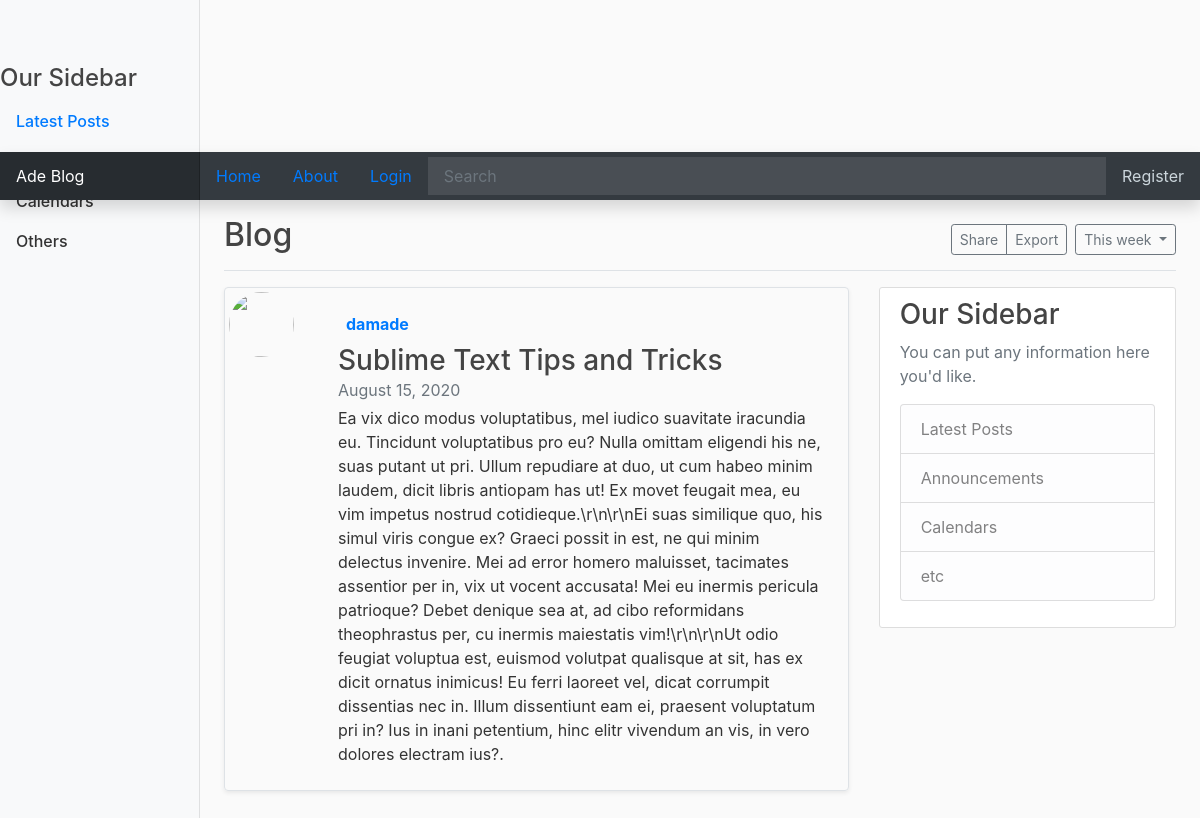
The page /post/13/ on the database its author committed.
### blog/models.py (models this page shows, shortened)
class Post(models.Model):
    title = models.CharField(max_length=100)
    content = models.TextField()
    date_posted = models.DateTimeField(default=timezone.now)
    author = models.ForeignKey(User, on_delete=models.CASCADE)

### blog/views.py (the view)
# urls.py: path('post/<int:pk>/', PostDetailView.as_view(), name='post-detail'),
class PostDetailView(DetailView):
    model = Post

### blog/templates/blog/post_detail.html (shortened to what this page needs)
{% extends "blog/base.html" %}
{% block content %}
<div class="row no-gutters border rounded overflow-hidden flex-md-row mb-4 shadow-sm h-md-250 position-relative">
    <div class="col-auto d-none d-lg-block mx-1 my-1">
        <img class="rounded-circle article-img" src="{{object.author.profile.image.url}}">
    </div>
    <div class="col p-4 d-flex flex-column position-static">
        <strong class="d-inline-block mb-2 text-primary">
            <a class="mx-2" href="{% url 'user-posts' object.author.username %}">{{ post.author }}</a>
        </strong>
        <h3 class="mb-0 article-title">{{ object.title }}</h3>
        <div class="mb-1 text-muted">{{ object.date_posted|date:"F d, Y" }}
        </div>
        <p class="card-text mb-auto article-content">{{ object.content }}.</p>
    </div>
</div>
{% endblock content %}

### blog/templates/blog/base.html (shortened to what this page needs)
<!DOCTYPE html>
{% load static %}
<html>
<head>
    <link rel="stylesheet" href="https://stackpath.bootstrapcdn.com/bootstrap/4.5.2/css/bootstrap.min.css"
>
    <link rel="stylesheet" type="text/css" href="{% static 'blog/main.css' %}">
</head>
<body>
{% if user.is_authenticated %}
<header class="site-header">
    <nav class="navbar navbar-dark sticky-top bg-dark flex-md-nowrap p-0 shadow">
        <a class="navbar-brand col-md-3 col-lg-2 mr-0 px-3" href="{% url 'blog-home' %}">Ade Blog</a>
        <a class=" nav-item nav-link" href="{% url 'blog-home' %}">Home <span class="sr-only">(current)</span></a>
        <a class="nav-item nav-link" href="{% url 'blog-about' %}">About</a>
        <a class="nav-link nav-item" href="{% url 'profile' %}">Profile</a>
        <button class="navbar-toggler position-absolute d-md-none collapsed" type="button" data-toggle="collapse"
                data-target="#sidebarMenu" aria-controls="sidebarMenu" aria-expanded="false"
                aria-label="Toggle navigation">
            <span class="navbar-toggler-icon"></span>
        </button>
        <input class="form-control form-control-dark w-100" type="text" placeholder="Search" aria-label="Search">
        <ul class="navbar-nav px-3">
            <li class="nav-item text-nowrap">
                <a class=" nav-item nav-link" href="{% url 'logout' %}">Logout</a>
            </li>
        </ul>
    </nav>
</header>
{% else %}
<header class="site-header">
    <nav class="navbar navbar-dark sticky-top bg-dark flex-md-nowrap p-0 shadow">
        <a class="navbar-brand col-md-3 col-lg-2 mr-0 px-3" href="{% url 'blog-home' %}">Ade Blog</a>
        <a class=" nav-item nav-link" href="{% url 'blog-home' %}">Home <span class="sr-only">(current)</span></a>
        <a class="nav-item nav-link" href="{% url 'blog-about' %}">About</a>
        <a class="nav-link nav-item" href="{% url 'login' %}">Login</a>
        <input class="form-control form-control-dark w-100" type="text" placeholder="Search" aria-label="Search">
        <ul class="navbar-nav px-3">
            <li class="nav-item text-nowrap">
                <a class=" nav-item nav-link" href="{% url 'register' %}">Register</a>
            </li>
        </ul>
    </nav>
</header>
{% endif %}
<div class="container-fluid">
    <div class="row">
        <nav id="sidebarMenu" class="col-md-3 col-lg-2 d-md-block bg-light sidebar collapse">
            <div class="sidebar-sticky pt-3">
                <h4>Our Sidebar</h4>
                <ul class="nav flex-column">
                    <li class="nav-item">
                        <a class="nav-link active" href="#">
                            Latest Posts <span class="sr-only">(current)</span>
                        </a>
                    </li>
                    <li class="nav-item">
                        <a class="nav-link" href="#">
                        </a>
                    </li>
                    <li class="nav-item">
                        <a class="nav-link" href="#">
                            Calendars
                        </a>
                    </li>
                    <li class="nav-item">
                        <a class="nav-link" href="#">
                            Others
                        </a>
                    </li>
                </ul>
            </div>
        </nav>
        <main role="main" class="col-md-9 ml-sm-auto col-lg-10 px-md-4">
            {% if user.is_authenticated %}
            <div class="d-flex justify-content-between flex-wrap flex-md-nowrap align-items-center pt-3 pb-2 mb-3 border-bottom">
                <h1 class="h2">Blog, Welcome {{ user.username.capitalize }}</h1>
                <div class="btn-toolbar mb-2 mb-md-0">
                    <div class="btn-group mr-2">
                        <button type="button" class="btn btn-sm btn-outline-secondary">Share</button>
                        <button type="button" class="btn btn-sm btn-outline-secondary">Export</button>
                    </div>
                    <button type="button" class="btn btn-sm btn-outline-secondary dropdown-toggle">
                        <span data-feather="calendar"></span>
                        This week
                    </button>
                </div>
            </div>
            {% else %}
            <div class="d-flex justify-content-between flex-wrap flex-md-nowrap align-items-center pt-3 pb-2 mb-3 border-bottom">
                <h1 class="h2">Blog</h1>
                <div class="btn-toolbar mb-2 mb-md-0">
                    <div class="btn-group mr-2">
                        <button type="button" class="btn btn-sm btn-outline-secondary">Share</button>
                        <button type="button" class="btn btn-sm btn-outline-secondary">Export</button>
                    </div>
                    <button type="button" class="btn btn-sm btn-outline-secondary dropdown-toggle">
                        This week
                    </button>
                </div>
            </div>
            {% endif %}
            <div class="row">
                <div class="col-md-8">
                    {% block content %}{% endblock %}
                </div>
                <div class="col-md-4">
                    <div class="content-section">
                        <h3>Our Sidebar</h3>
                        <p class='text-muted'>You can put any information here you'd like.
                        <ul class="list-group">
                            <li class="list-group-item list-group-item-light">Latest Posts</li>
                            <li class="list-group-item list-group-item-light">Announcements</li>
                            <li class="list-group-item list-group-item-light">Calendars</li>
                            <li class="list-group-item list-group-item-light">etc</li>
                        </ul>
                        </p>
                    </div>
                </div>
            </div>
        </main>
    </div>
</div>
</body>
</html>

### blog/static/blog/main.css (style rules this page uses)
body { background: #fafafa; color: #333333; margin-top: 5rem; min-height: 75rem; padding-top: 4.5rem; }
h1, h2, h3, h4, h5, h6 { color: #444444; }
ul { margin: 0; }
.site-header .navbar-nav .nav-link { color: #cbd5db; }
.content-section { background: #ffffff; padding: 10px 20px; border: 1px solid #dddddd; border-radius: 3px; margin-bottom: 20px; }
.article-title { color: #444444; }
.article-content { white-space: pre-line; }
.article-img { height: 65px; width: 65px; margin-right: 16px; }
.sidebar { position: fixed; top: 0; bottom: 0; left: 0; z-index: 100; padding: 48px 0 0; box-shadow: inset -1px 0 0 rgba(0, 0, 0, .1); }
.sidebar-sticky { position: relative; top: 0; height: calc(100vh - 48px); padding-top: .5rem; overflow-x: hidden; overflow-y: auto; }
.sidebar .nav-link { font-weight: 500; color: #333; }
.sidebar .nav-link.active { color: #007bff; }
.navbar-brand { padding-top: .75rem; padding-bottom: .75rem; font-size: 1rem; background-color: rgba(0, 0, 0, .25); box-shadow: inset -1px 0 0 rgba(0, 0, 0, .25); }
.navbar .form-control { padding: .75rem 1rem; border-width: 0; border-radius: 0; }
.form-control-dark { color: #fff; background-color: rgba(255, 255, 255, .1); border-color: rgba(255, 255, 255, .1); }

### rows shown on the page
Post: author "damade", title "Sublime Text Tips and Tricks", date_posted "August 15, 2020", content "Ea vix dico modus voluptatibus, mel iudico suavitate iracundia eu. Tincidunt voluptatibus pro eu? Nulla omittam eligendi his ne, suas putant ut pri. Ullum repudiare at duo, ut cum habeo minim laudem, dicit libris antiopam has ut! Ex movet feugait mea, eu vim impetus nostrud cotidieque.\\r\\n\\r\\nEi suas similique quo, his simul viris congue ex? Graeci possit in est, ne qui minim delectus invenire. Mei ad error homero maluisset, tacimates assentior per in, vix ut vocent accusata! Mei eu inermis pericula patrioque? Debet denique sea at, ad cibo reformidans theophrastus per, cu inermis maiestatis vim!\\r\\n\\r\\nUt odio feugiat voluptua est, euismod volutpat qualisque at sit, has ex dicit ornatus…"
